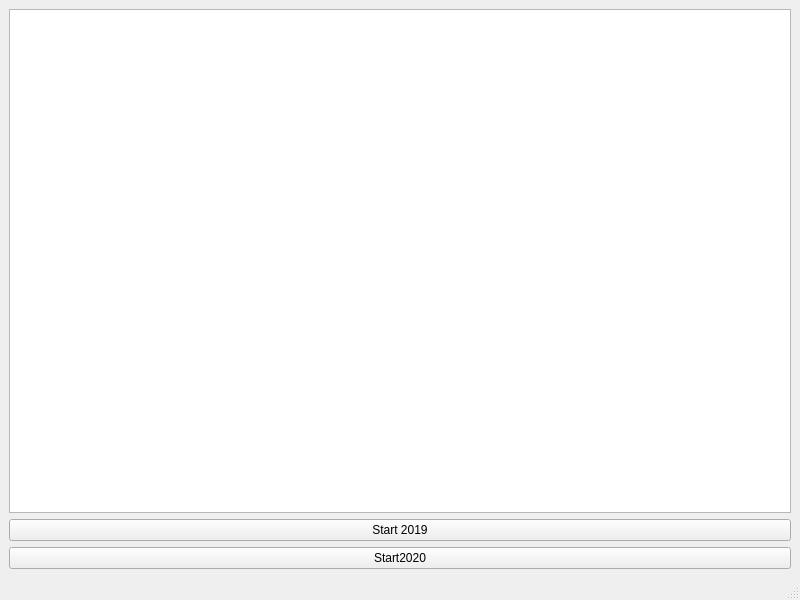
<?xml version="1.0" encoding="UTF-8"?>
<ui version="4.0">
 <class>MainWindow</class>
 <widget class="QMainWindow" name="MainWindow">
  <property name="geometry">
   <rect>
    <x>0</x>
    <y>0</y>
    <width>800</width>
    <height>600</height>
   </rect>
  </property>
  <property name="windowTitle">
   <string>MainWindow</string>
  </property>
  <widget class="QWidget" name="centralwidget">
   <layout class="QGridLayout" name="gridLayout">
    <item row="0" column="0">
     <widget class="QTextBrowser" name="textBrowser"/>
    </item>
    <item row="1" column="0">
     <widget class="QPushButton" name="Start2019">
      <property name="text">
       <string>Start 2019</string>
      </property>
     </widget>
    </item>
    <item row="2" column="0">
     <widget class="QPushButton" name="Start2020">
      <property name="text">
       <string>Start2020</string>
      </property>
     </widget>
    </item>
   </layout>
  </widget>
  <widget class="QMenuBar" name="menubar">
   <property name="geometry">
    <rect>
     <x>0</x>
     <y>0</y>
     <width>800</width>
     <height>28</height>
    </rect>
   </property>
  </widget>
  <widget class="QStatusBar" name="statusbar"/>
 </widget>
 <resources/>
 <connections/>
</ui>
